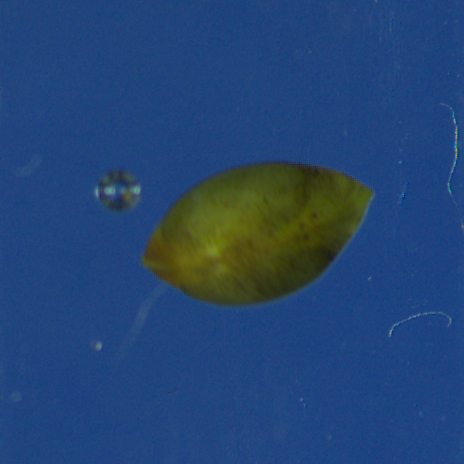
#> input picture Week-4-Lab-Actvities/Assets/Insects/2_Sphaer 2021_1_2021_06_03-11-22-54-873.PNG, 464 x 464 px, found by its file name
$ python explore_colors.py
#> lines starting #> are read from the running program, lines starting #| are printed output that depends on the picture
from PIL import Image
image = Image.open('Assignment-2-Activity-1/Assets/Insects/2_Sphaer 2021_1_2021_06_03-11-22-54-873.png')
#> image is the input picture: PIL image 464x464 RGB; mean R, G, B 36, 69.1, 114.7

# get one pixel
print(image.getpixel((0,0)))
#| (35, 67, 124)

# # grayscale images
red_grayscale_image = image.getchannel('R')
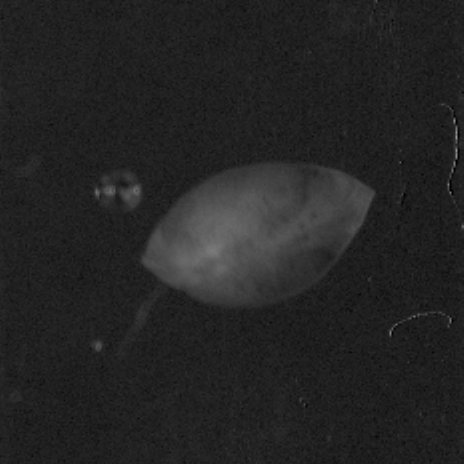
#> red_grayscale_image: PIL image 464x464 L; min 0, max 154, mean 36
#red_grayscale_image.show()

blue_grayscale_image = image.getchannel('B')
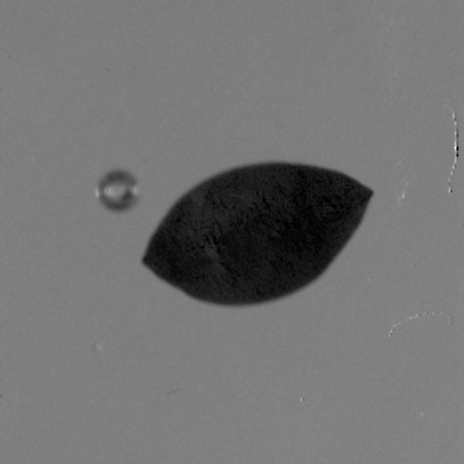
#> blue_grayscale_image: PIL image 464x464 L; min 0, max 255, mean 114.7
#blue_grayscale_image.show()

# change the pixel color
image.putpixel((0,0), (255,0,255))
#image.show()

# explore
print(image.getpixel((0,0)))
#| (255, 0, 255)
for x in range(image.size[0]):
    for y in range(image.size[1]):
        if image.getpixel((x,y))[0] == 0:
            image.putpixel((x,y), (200,20,20))
image.show()

image.save('explore_colors.png', 'png')

$ run again, with Week-4-Lab-Actvities/Assets/Insects/2_Sphaer 2021_1_2021_06_03-11-22-54-852.PNG copied over Week-4-Lab-Actvities/Assets/Insects/2_Sphaer 2021_1_2021_06_03-11-22-54-873.PNG
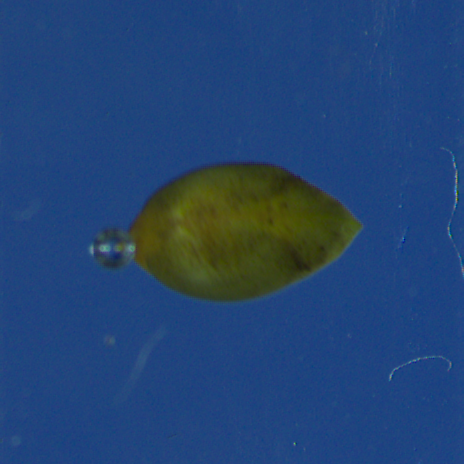
#> input picture Week-4-Lab-Actvities/Assets/Insects/2_Sphaer 2021_1_2021_06_03-11-22-54-852.PNG, 464 x 464 px, found by its file name
#> image is the input picture: PIL image 464x464 RGB; mean R, G, B 35.3, 68.5, 114.6
#| (41, 71, 117)
#> `red_grayscale_image = image.getchannel('R')`:
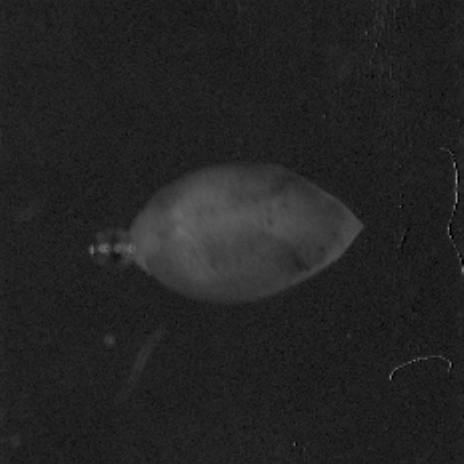
#> red_grayscale_image: PIL image 464x464 L; min 0, max 152, mean 35.3
#> `blue_grayscale_image = image.getchannel('B')`:
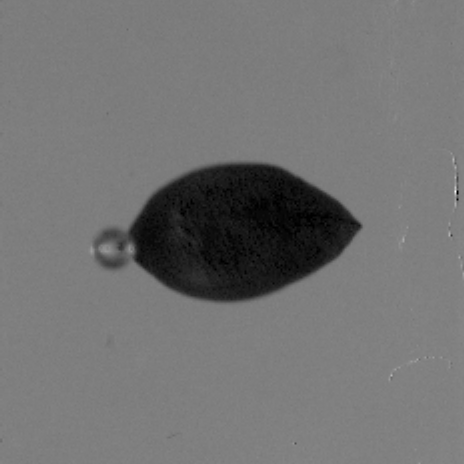
#> blue_grayscale_image: PIL image 464x464 L; min 0, max 255, mean 114.6
#| (255, 0, 255)

$ run again, with Week-4-Lab-Actvities/Assets/Insects/2_Sphaer 2021_1_2021_06_03-11-22-54-894.PNG copied over Week-4-Lab-Actvities/Assets/Insects/2_Sphaer 2021_1_2021_06_03-11-22-54-873.PNG
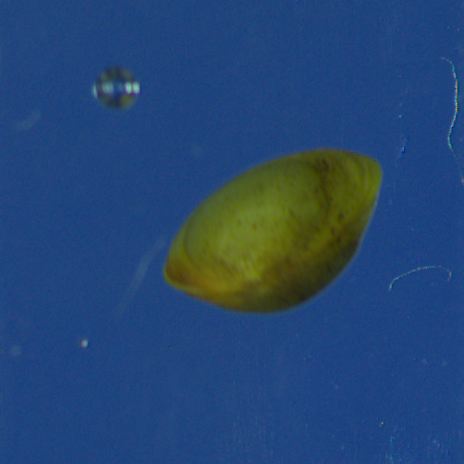
#> input picture Week-4-Lab-Actvities/Assets/Insects/2_Sphaer 2021_1_2021_06_03-11-22-54-894.PNG, 464 x 464 px, found by its file name
#> image is the input picture: PIL image 464x464 RGB; mean R, G, B 37.5, 70.6, 114.4
#| (36, 73, 124)
#> `red_grayscale_image = image.getchannel('R')`:
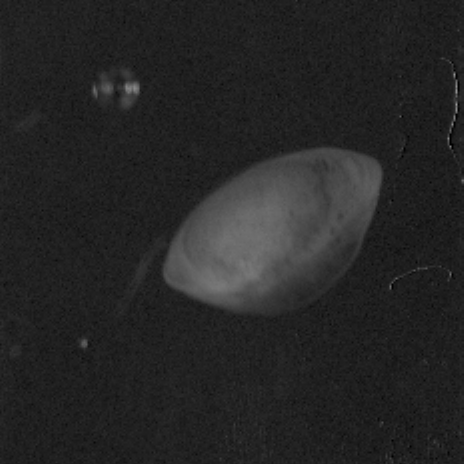
#> red_grayscale_image: PIL image 464x464 L; min 0, max 153, mean 37.5
#> `blue_grayscale_image = image.getchannel('B')`:
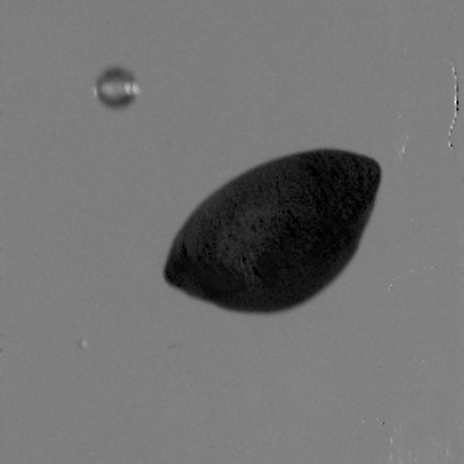
#> blue_grayscale_image: PIL image 464x464 L; min 0, max 255, mean 114.4
#| (255, 0, 255)

$ run again, with Week-4-Lab-Actvities/Assets/Insects/1_Gammar 2021_1_2021_06_03-13-19-23-879.PNG copied over Week-4-Lab-Actvities/Assets/Insects/2_Sphaer 2021_1_2021_06_03-11-22-54-873.PNG
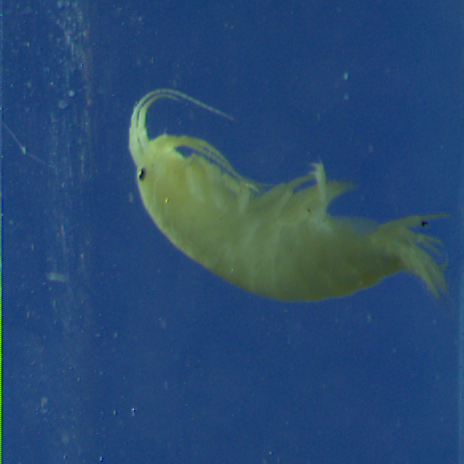
#> input picture Week-4-Lab-Actvities/Assets/Insects/1_Gammar 2021_1_2021_06_03-13-19-23-879.PNG, 464 x 464 px, found by its file name
#> image is the input picture: PIL image 464x464 RGB; mean R, G, B 40.7, 74.5, 113.3
#| (39, 76, 128)
#> `red_grayscale_image = image.getchannel('R')`:
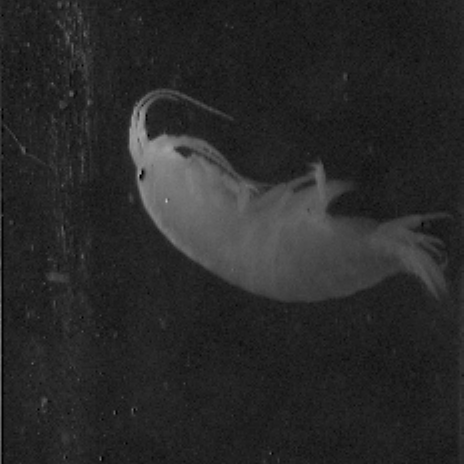
#> red_grayscale_image: PIL image 464x464 L; min 0, max 196, mean 40.7
#> `blue_grayscale_image = image.getchannel('B')`:
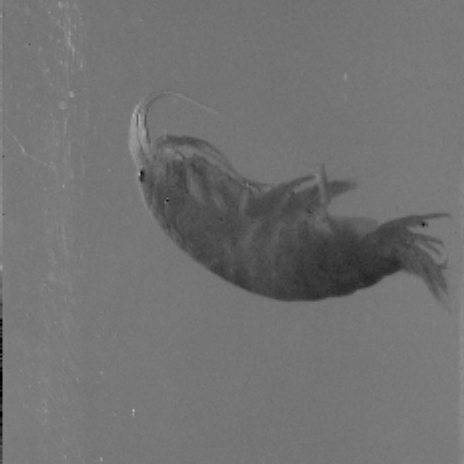
#> blue_grayscale_image: PIL image 464x464 L; min 0, max 194, mean 113.3
#| (255, 0, 255)
